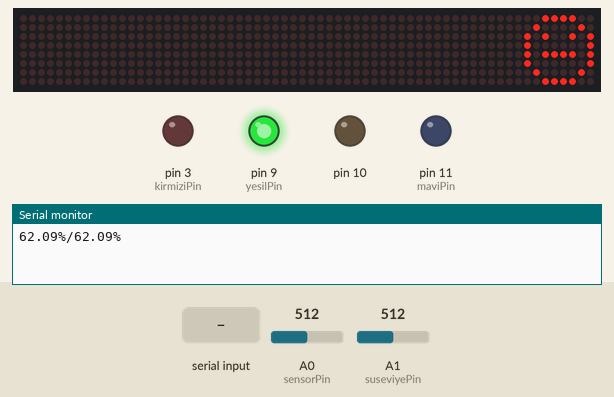
A sketch run on a simulated Arduino Uno, built with avr-gcc and run on an emulated ATmega328P. Shown: 64×8 LED matrix, output pins drawn as LEDs (lit = HIGH), the last lines printed to the serial monitor. Inputs (shaded band) come from the test bench; at power-on: A0 (sensorPin) = 512, A1 (suseviyePin) = 512.

Above: at 1.2 s.
1.3 s: A0 (sensorPin) set to 591
3.5 s: A0 (sensorPin) set to 613
At 5.7 s:
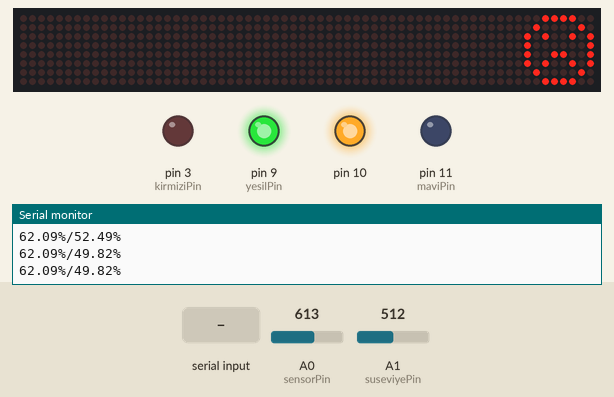
6.0 s: A0 (sensorPin) set to 290
At 7.9 s:
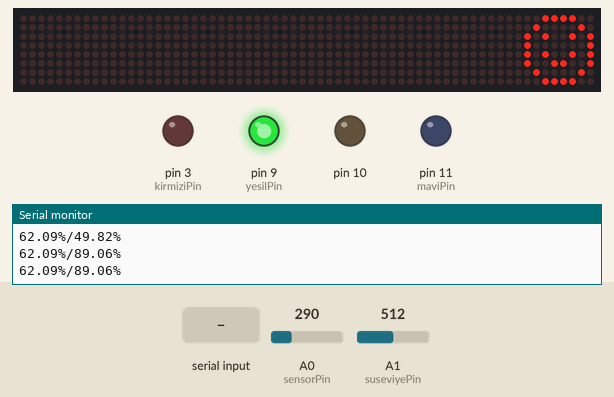
8.2 s: A1 (suseviyePin) set to 964
10.1 s: A1 (suseviyePin) set to 991
At 11.4 s:
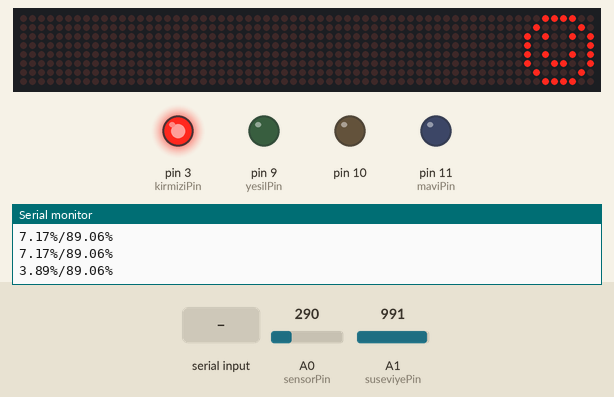
12.6 s: "1" received over Serial
At 14.6 s:
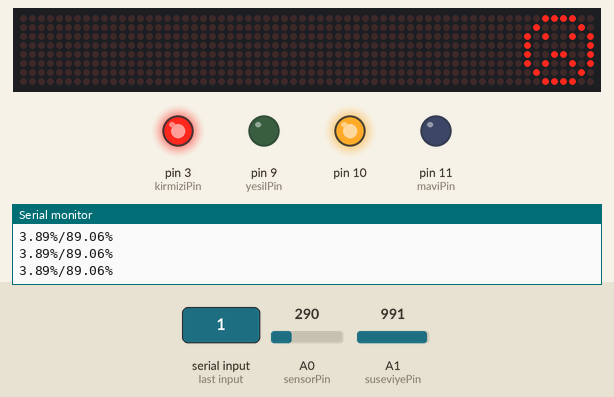
Timing chart, 0 to 15.8 s (numbered marks = the images above; inputs shaded):
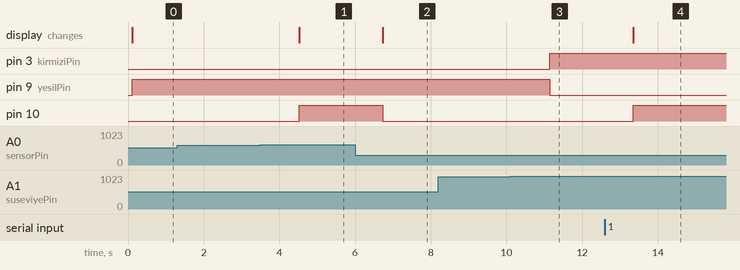

The sketch:

AutoWateringSystem.ino
```cpp
#include <LedControl.h>
char bluetoothData = NULL;  //HC-05'den gelen açma kapama verisini almak için oluşturulan değişken
int sensorPin = A0; //Toprak nem ölçer sensörünün pini
int suseviyePin = A1; // Su seviye ölçerinin pini
bool isOpen = true; //ON OFF butonları ile sistemi açma kapama için kullanılan değişken
float suseviyeValue; //Su seviyesini nem ölçerden gelen değere göre 0-1023 arasında tutan değişken
float sensorValue;//Toprak nem seviyesini nem ölçerden gelen değere göre 0-1023 arasında tutan değişken
int kirmiziPin = 3; //RGB Kırmızı Ayak
int yesilPin = 9; //RGB Yeşil Ayak
int maviPin = 11; //RGB Mavi Ayak

enum Face {Smile, Sad, Neutral}; //8x8 Led için oluşturulmuş enum
Face previousFace; //Önceki yüz ifadesini tutup yazma fonksiyonunun gereksiz yere çalıştırılmasını engelleyen değişken
int DIN = 7; //8x8 Led DIN bacağı pini
int CS = 6; //8x8 Led CS bacağı pini
int CLK = 5;//8x8 Led CLK bacağı pini

byte smile[8] = { //Gülen yüz ifadesini oluşturmak için kullanılan array
  0x3C,
  0x42,
  0xA5,
  0x81,
  0xA5,
  0x99,
  0x42,
  0x3C
};
byte neutral[8] = { //Nötr yüz ifadesini oluşturmak için kullanılan array
  0x3C,
  0x42,
  0xA5,
  0x81,
  0xBD,
  0x81,
  0x42,
  0x3C
};
byte sad[8] = { //Mutsuz yüz ifadesini oluşturmak için kullanılan array
  0x3C,
  0x42,
  0xA5,
  0x81,
  0x99,
  0xA5,
  0x42,
  0x3C
};
LedControl lc = LedControl(DIN, CLK, CS, 0);
void setup() {
  lc.shutdown(0, false);
  lc.setIntensity(0, 0.5); //Led aydınlık seviyesi
  lc.clearDisplay(0);
  Serial.begin(9600);
  pinMode(10, OUTPUT);
}

void loop() {

  if (Serial.available()) {
    bluetoothData = Serial.read(); //Mobil uygulama ve processing üzerinden alınan değerin değişkene yazılması
  }
  if (bluetoothData == '3') { //Mobil uygulama ve Processing üzerindeki ON tuşunun yolladığı data
    isOpen = true;
  }
  else if (bluetoothData == '4') { //Mobil uygulama ve Processing üzerindeki OFF tuşunun yolladığı data
    isOpen = false;
    digitalWrite(10, LOW);
  }

  if (isOpen) {

    float kuruNem = 1023; //Toprak nem sensöründen alınan maksimum değer - Kuru değer
    float islakNem = 200; //Toprak nem sensöründen alınan minimum değer - Islak değer
    sensorValue = analogRead(sensorPin);
    delay(100);
    suseviyeValue = analogRead(suseviyePin);
    Serial.print((kuruNem - suseviyeValue) / (kuruNem - islakNem) * 100); //Su seviyesinin yüzdelik oranının bulunması için kullanılan denklem
    Serial.print("%");
    Serial.print("/"); //MIT App Inventor üzerinde ekranların bölünmüş gözükmesi için split fonksiyonundan ayırılıcak karakter
    Serial.print((kuruNem - sensorValue) / (kuruNem - islakNem) * 100); //Toprak nem oranının yüzdelik oranının bulunması için kullanılan denklem
    Serial.println("%");
    if (suseviyeValue > 980) { //Su seviyesi doluluk oranı hata payı ile birlikte
      rgb('r'); //Kırmızı ışık yakıcak fonksiyon çağırılıyor
    }
    else if (suseviyeValue <= 980) {
      rgb('g');//Yeşil ışık yakıcak fonksiyon çağırılıyor
    }
    if (sensorValue >= 600 || bluetoothData == '1') { //Pompanın çalışmasını sağlayan ve yüz ifadesinin mutsuz olduğu kısım
      printFace(Sad);
      digitalWrite(10, HIGH);
    } else if ((sensorValue < 600 && sensorValue > 300)) { //Pompanın durmasını sağlayan ve yüz ifadesinin Nötr olmasını sağlayacak kısım
      printFace(Neutral);
      digitalWrite(10, LOW);
    } else if (sensorValue < 300) { //Bitkinin mutlu olduğunu gösteren kısım
      printFace(Smile);
      digitalWrite(10, LOW);
    } else if (bluetoothData == '0') { //Manuel kapatma için kullanılan kısım
      digitalWrite(10, LOW);
    }

    delay(1000); //1 saniyelik döngü
  }
}

void printByte(byte character[]) { //8x8 Led üzerindeki ışıkların yanmasını sağlayan fonksiyon
  int i = 0;
  for (i = 0; i < 8; i++) {
    lc.setRow(0, i, character[i]);
  }
}
void printFace(Face face) { //Önceki yüz ifadesi ile güncel yüz ifadesini kıyaslayıp tekrardan ledlerin yanmasını engelleyen fonksiyon
  if (face == Smile && previousFace != Smile) {
    printByte(smile);
    previousFace = Smile;
  }
  if (face == Neutral && previousFace != Neutral) {
    printByte(neutral);
    previousFace = Neutral;
  }
  if (face == Sad && previousFace != Sad) {
    printByte(sad);
    previousFace = Sad;
  }

}
void rgb(char secim) { //RGB ile doluluk oranını gösteren fonksiyon
  if (secim == 'r') {
    analogWrite(kirmiziPin, 255);
    analogWrite(yesilPin, 0);
    analogWrite(maviPin, 0);
  }
  else if (secim == 'g') {
    analogWrite(kirmiziPin, 0);
    analogWrite(yesilPin, 255);
    analogWrite(maviPin, 0);
  }
}
```

Measured:
- the behaviour switches between 599 and 600 on A0 (sensorPin) (found by bisection; images 0 and 1)
- the behaviour switches between 980 and 981 on A1 (suseviyePin) (found by bisection; images 2 and 3)
- after the input at 3.5 s, pin 10: LOW → HIGH after 1.0 s; the display: changes after 1.0 s (image 1)
- after the input at 6.0 s, pin 10: HIGH → LOW after 0.73 s; the display: changes after 0.73 s (image 2)
- after the input at 10.1 s, pin 3 (kirmiziPin): LOW → HIGH after 1.0 s; pin 9 (yesilPin): HIGH → LOW after 1.0 s
- after the input at 12.6 s, pin 10: LOW → HIGH after 0.75 s; the display: changes after 0.75 s (image 4)
